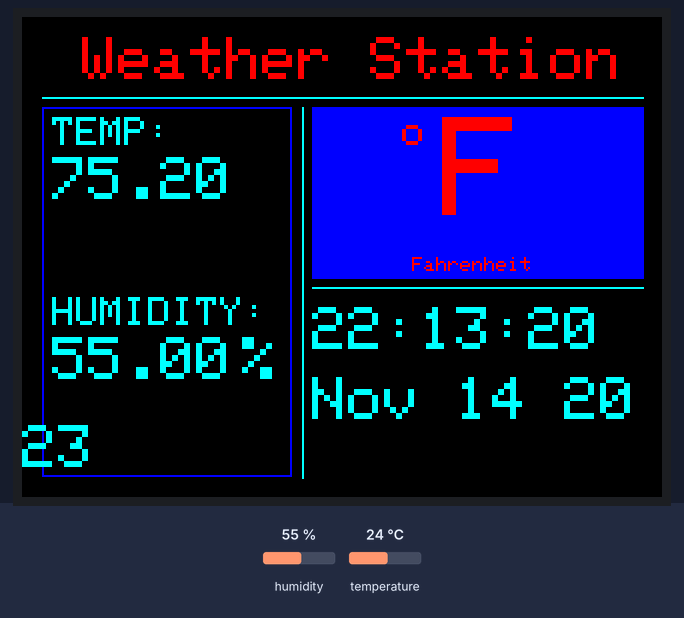
The sketch below on a simulated Arduino Mega 2560, built with avr-gcc and run on an emulated ATmega2560. On the bench: 320×240 colour display. The test bench sets the inputs (shaded band); at power-on: humidity 55 %, temperature 24 °C. What the sketch prints to the serial monitor is not drawn.

Above: at 1.4 s.
1.5 s: humidity set to 22 %
At 6.7 s:
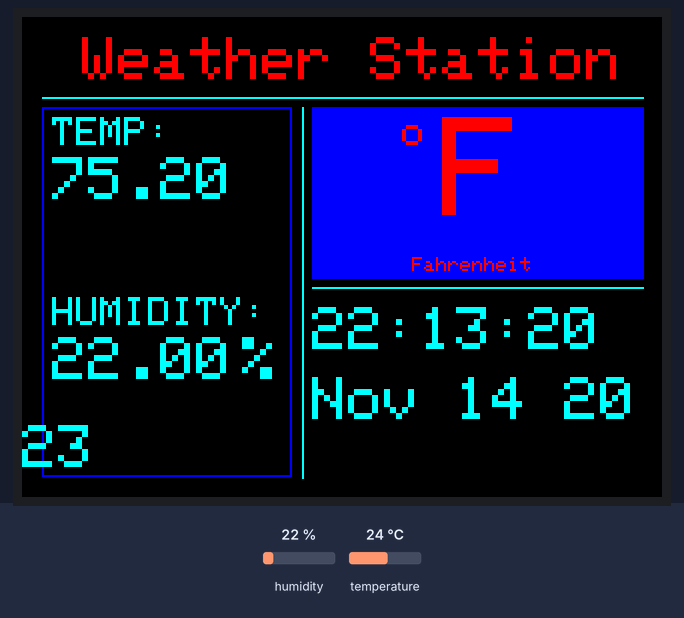
8.2 s: temperature set to 12 °C
At 13.0 s:
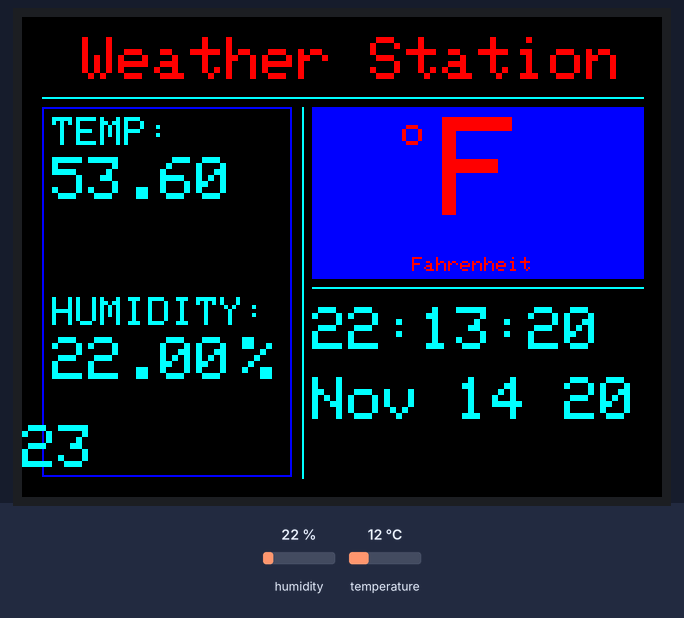
14.9 s: humidity set to 40 %
At 19.3 s:
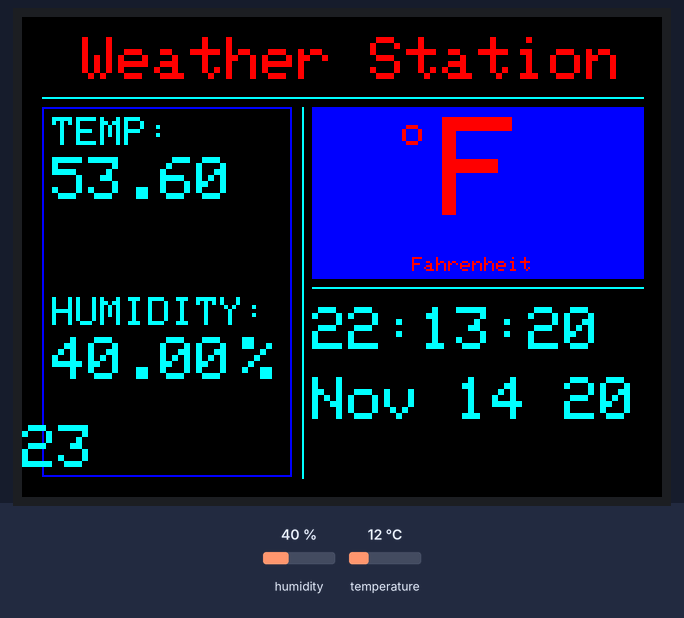
21.6 s: temperature set to 19 °C
At 25.6 s:
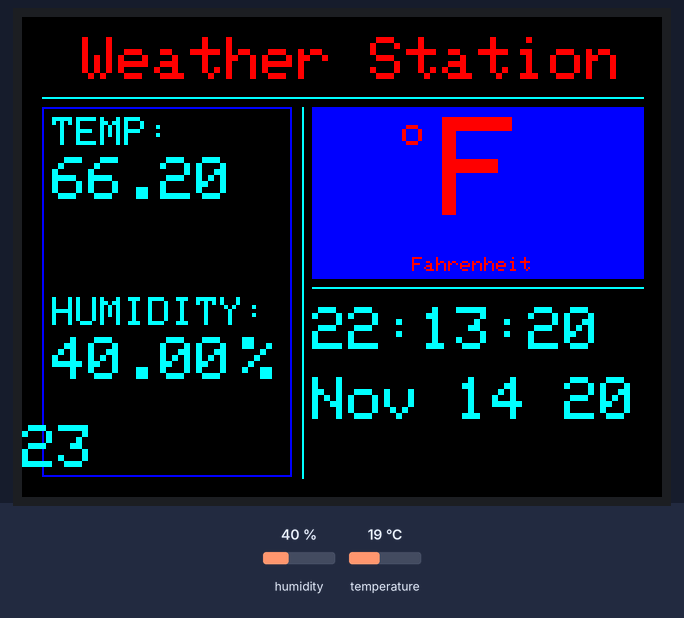
Timing chart, 0 to 27.1 s (numbered marks = the images above; inputs shaded):
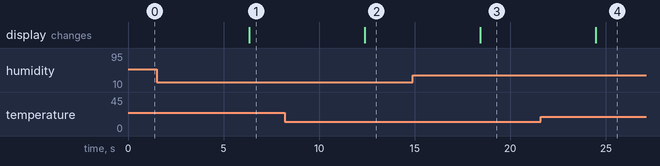

The sketch:

weather_station.ino
```cpp
// Libraries Declaration
#include <Elegoo_GFX.h>     // Core graphics library

#include <Elegoo_TFTLCD.h>    // Hardware-specific library
//#include <TouchScreen.h>      // Touch Screen Library

#include <DHT.h>              //DTH Library
#include <DHT_U.h>            //DTH Library

#include <Wire.h>
#include <DS1307RTC.h>

// The control pins for the LCD can be assigned to any digital or
// analog pins...but we'll use the analog pins as this allows us to
// double up the pins with the touch screen (see the TFT paint example).
#define LCD_CS A3 // Chip Select goes to Analog 3
#define LCD_CD A2 // Command/Data goes to Analog 2
#define LCD_WR A1 // LCD Write goes to Analog 1
#define LCD_RD A0 // LCD Read goes to Analog 0

#define LCD_RESET A4 // Can alternately just connect to Arduino's reset pin

// Color definitions
#define BLACK       0x0000      /*   0,   0,   0 */
#define NAVY        0x000F      /*   0,   0, 128 */
#define DARKGREEN   0x03E0      /*   0, 128,   0 */
#define DARKCYAN    0x03EF      /*   0, 128, 128 */
#define MAROON      0x7800      /* 128,   0,   0 */
#define PURPLE      0x780F      /* 128,   0, 128 */
#define OLIVE       0x7BE0      /* 128, 128,   0 */
#define LIGHTGREY   0xC618      /* 192, 192, 192 */
#define DARKGREY    0x7BEF      /* 128, 128, 128 */
#define BLUE        0x001F      /*   0,   0, 255 */
#define GREEN       0x07E0      /*   0, 255,   0 */
#define CYAN        0x07FF      /*   0, 255, 255 */
#define RED         0xF800      /* 255,   0,   0 */
#define MAGENTA     0xF81F      /* 255,   0, 255 */
#define YELLOW      0xFFE0      /* 255, 255,   0 */
#define WHITE       0xFFFF      /* 255, 255, 255 */
#define ORANGE      0xFD20      /* 255, 165,   0 */
#define GREENYELLOW 0xAFE5      /* 173, 255,  47 */

#define YP A2  // must be an analog pin, use "An" notation!
#define XM A1  // must be an analog pin, use "An" notation!
#define YM 1   // can be a digital pin
#define XP 0   // can be a digital pin

//Touch For New ILI9341 TP
/*#define TS_MINX 204
#define TS_MINY 195
#define TS_MAXX 948
#define TS_MAXY 910*/

//Screen Declaration
Elegoo_TFTLCD tft(LCD_CS, LCD_CD, LCD_WR, LCD_RD, LCD_RESET);

//TouchScreen Area Declaration
//TouchScreen ts = TouchScreen(XP, YP, XM, YM, 300);

//Button object declaration
Elegoo_GFX_Button buttons;

//RTC Declaration
DS1307RTC clock;

//Custiom Variables
uint16_t identifier;                 //Store Screen Identifier

#define DHTPIN 52                    //what pin we're connected to DTH Sensor
#define DHTTYPE DHT11                //DHT 11

DHT dht(DHTPIN, DHTTYPE);            //DTH Object Declaration

//Variables
unsigned long startMillis;           //some global variables available anywhere in the program
unsigned long currentMillis;
const unsigned long period = 5000;   //the value is a number of milliseconds

void setup(void) {

  dht.begin();

  Serial.begin(9600);
  Serial.println(F("Weather Station"));
  Serial.print("TFT size is "); Serial.print(tft.width()); Serial.print("x"); Serial.println(tft.height());

  pinMode( YP, OUTPUT );     //.kbv these pins are shared with TFT
  pinMode( XM, OUTPUT );     //.kbv these pins are shared with TFT

  drawScreen();
  drawTemperature();     // Draw Temperature Box
  readTempSensor();      // Read DHT11 Sensor

  startMillis = millis();  //initial start time
}

void loop() {

  //Start Timing to next temperature read
  currentMillis = millis();
  if (currentMillis - startMillis >= period)
  {
    readTempSensor();
    startMillis = currentMillis;  //IMPORTANT to save the start time of the current .
  }

  //TSPoint p = ts.getPoint();

  /*if (p.z > ts.pressureThreshhold) {
    pinMode( YP, OUTPUT );     //.kbv these pins are shared with TFT
    pinMode( XM, OUTPUT );     //.kbv these pins are shared with TFT

    Serial.print("PRESSURE: "); Serial.println(p.z);
    // scale from 0->1023 to tft.width
    p.x = map(p.x, TS_MAXX, TS_MINX, 0, 320);
    p.y = map(p.y, TS_MAXY, TS_MINY, 0, 240);

    //Print TouchScreen area seleted
    Serial.print("P X"); Serial.print(p.x);
    Serial.print("P Y"); Serial.print(p.y);
  }*/
  printTime();
}

void drawScreen() {

  tft.reset();
  getIdentifierScreen();
  tft.begin(identifier);
  tft.setRotation(3);
  tft.fillScreen(BLACK);

  tft.setCursor(30, 10);
  tft.setTextColor(RED);  tft.setTextSize(3);
  tft.println("Weather Station");
  tft.drawLine(10, 40, 310, 40, CYAN);

  // TEMP & HUM Box
  tft.drawRect(10, 45, 125, 185, BLUE);
  tft.setCursor(15, 50);
  tft.setTextColor(CYAN);  tft.setTextSize(2);
  tft.println("TEMP:");
  tft.setCursor(15, 140);
  tft.println("HUMIDITY:");

  // DIVIDERS LINES
  tft.drawLine(140, 45, 140, 230, CYAN);
  tft.drawLine(145, 130, 310, 130, BLUE);
  tft.drawLine(145, 135, 310, 135, CYAN);

}

void getIdentifierScreen() {

  identifier = tft.readID();
  if (identifier == 0x9325) {
    Serial.println(F("Found ILI9325 LCD driver"));
  } else if (identifier == 0x9328) {
    Serial.println(F("Found ILI9328 LCD driver"));
  } else if (identifier == 0x4535) {
    Serial.println(F("Found LGDP4535 LCD driver"));
  } else if (identifier == 0x7575) {
    Serial.println(F("Found HX8347G LCD driver"));
  } else if (identifier == 0x9341) {
    Serial.println(F("Found ILI9341 LCD driver"));
  } else if (identifier == 0x8357) {
    Serial.println(F("Found HX8357D LCD driver"));
  } else if (identifier == 0x0101)
  {
    identifier = 0x9341;
    Serial.println(F("Found 0x9341 LCD driver"));
  } else {
    identifier = 0x9341;
  }
}

void drawTemperature() {

  tft.fillRect(145, 45, 166, 85, BLUE);
  tft.setCursor(210, 50);
  tft.setTextColor(RED);
  tft.setTextSize(7);

  tft.println("F");
  tft.setCursor(195, 120);
  tft.setTextSize(1);
  tft.println("Fahrenheit");

  tft.setCursor(190, 50);
  tft.setTextSize(2);
  tft.println("o");
}

void readTempSensor() {

  // Reading temperature or humidity takes about 250 milliseconds!
  // Sensor readings may also be up to 2 seconds 'old' (its a very slow sensor)
  float h = dht.readHumidity();
  // Read temperature as Celsius (the default)
  float t = dht.readTemperature();
  // Read temperature as Fahrenheit (isFahrenheit = true)
  float f = dht.readTemperature(true);

  // Check if any reads failed and exit early (to try again).
  if (isnan(h) || isnan(t) || isnan(f)) {
    Serial.println(F("Failed to read from DHT sensor!"));
    return;
  }

  // Compute heat index in Fahrenheit (the default)
  float hif = dht.computeHeatIndex(f, h);
  // Compute heat index in Celsius (isFahreheit = false)
  float hic = dht.computeHeatIndex(t, h, false);

    //Draw blue window for Temp
    tft.drawRect(10, 45, 125, 185, BLUE);
    tft.setTextColor(CYAN);
    tft.setTextSize(3);

    //Shows Temperature in Farenheit
    tft.setCursor(15, 70);
    tft.fillRect(15, 70, 110, 70, BLACK);
    tft.println(f);

    tft.setCursor(15, 160);
    tft.fillRect(15, 160, 110, 50, BLACK);
    tft.println(h);
    tft.setCursor(110, 160);
    tft.println("%");
}

void printTime() {
  tft.setCursor(145, 145);
  tft.println(__TIME__);
  tft.setCursor(145, 180);
  tft.println(__DATE__);
  delay(3000);
  /*Serial.print(clock.hour, DEC);
    Serial.print(":");
    Serial.print(clock.minute, DEC);
    Serial.print(":");
    Serial.print(clock.second, DEC);
    Serial.print("  ");
    Serial.print(clock.month, DEC);
    Serial.print("/");
    Serial.print(clock.dayOfMonth, DEC);
    Serial.print("/");
    Serial.print(clock.year+2000, DEC);
    Serial.print(" ");
    Serial.print(clock.dayOfMonth);
    Serial.print("*");
    switch (clock.dayOfWeek)// Friendly printout the weekday
    {
      case MON:
      Serial.print("MON");
      break;
      case TUE:
      Serial.print("TUE");
      break;
      case WED:
      Serial.print("WED");
      break;
      case THU:
      Serial.print("THU");
      break;
      case FRI:
      Serial.print("FRI");
      break;
      case SAT:
      Serial.print("SAT");
      break;
      case SUN:
      Serial.print("SUN");
      break;
    }
    Serial.println(" ");*/
}
```

Measured:
- after the input at 1.5 s, the display: changes after 4.8 s (image 1)
- after the input at 8.2 s, the display: changes after 4.2 s (image 2)
- after the input at 14.9 s, the display: changes after 3.5 s (image 3)
- after the input at 21.6 s, the display: changes after 2.9 s (image 4)
